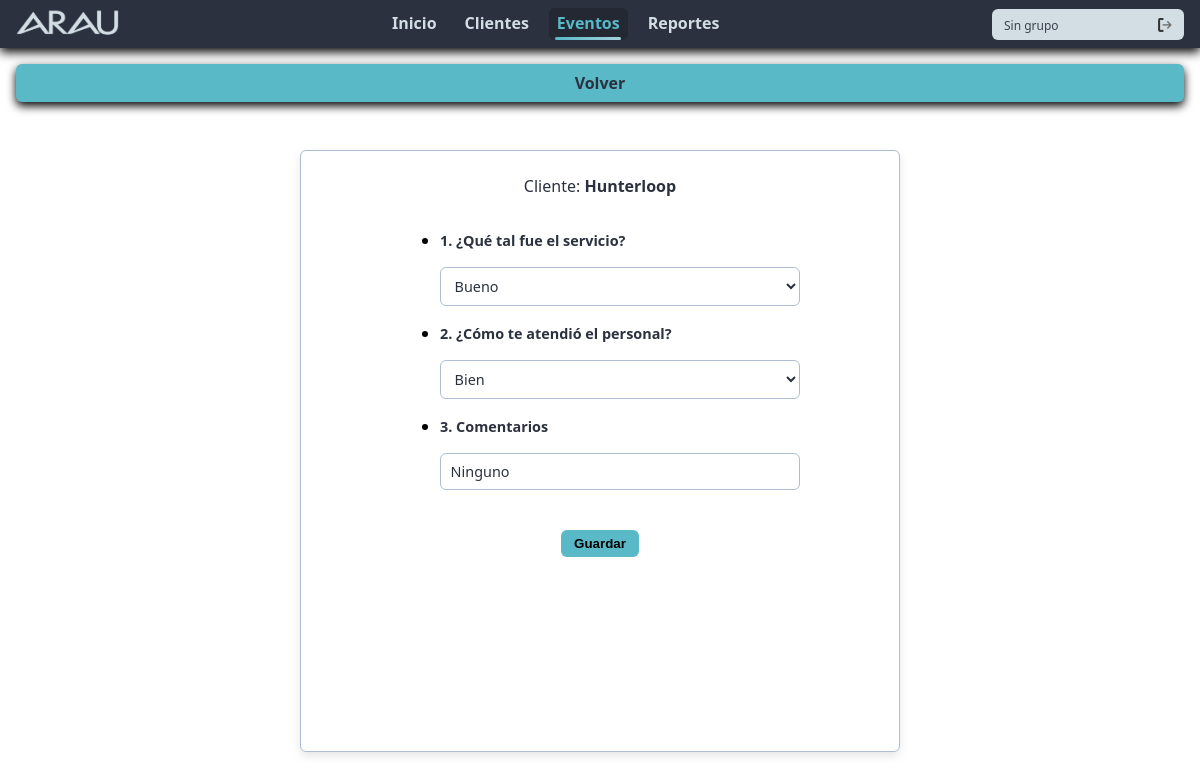
Page /eventos/encuesta/23/ on the committed database.
### clientes/models.py (models this page shows, shortened)
class Cliente(models.Model):
    cliente = models.CharField(max_length=200)
    agente = models.ForeignKey(
        User,
        on_delete=models.CASCADE,
        related_name="clientes_asignados"
    )
    num_eventos = models.IntegerField(default=0)
    contacto = models.CharField(max_length=200)
    num_contacto = models.CharField(max_length=20)
    correo = models.EmailField(null=True, blank=True)
    usuario_asociado = models.OneToOneField(
        User,
        on_delete=models.SET_NULL,
        null=True,
        blank=True,
        related_name="perfil_cliente"
    )
    fecha_registro = models.DateTimeField(auto_now_add=True)

class PreguntaCliente(models.Model):
    cliente = models.ForeignKey(
        "clientes.Cliente",
        on_delete=models.CASCADE,
        related_name="preguntas"
    )
    texto = models.CharField(max_length=255)
    TIPO_CHOICES = (
        ("texto", "Texto libre"),
        ("opciones", "Opciones (desplegable)"),
    )
    tipo = models.CharField(max_length=20, choices=TIPO_CHOICES, default="texto")
    opciones = models.TextField(blank=True, default="")  # una por línea si tipo = opciones
    orden = models.PositiveIntegerField(default=1)
    class Meta:
        ordering = ["orden"]
    @property
    def opciones_list(self):
        if not self.opciones:
            return []
        return [s.strip() for s in self.opciones.splitlines() if s.strip()]

class RespuestaEncuesta(models.Model):
    encuesta = models.ForeignKey(
        EncuestaEvento,
        on_delete=models.CASCADE,
        related_name="respuestas"
    )
    pregunta = models.ForeignKey(
        PreguntaCliente,
        on_delete=models.SET_NULL,
        null=True
    )
    pregunta_texto = models.CharField(max_length=255, blank=True, default="")
    respuesta = models.TextField(blank=True, null=True)

### eventos/views.py (the view, shortened to what this page needs)
# urls.py: path('encuesta/<int:pk>/', views.encuesta_evento, name='eventos_encuesta'),
def encuesta_evento(request, pk):
    evento = get_object_or_404(Evento, pk=pk)
    cliente_perfil = Cliente.objects.filter(usuario_asociado=evento.cliente).first()
    preguntas = cliente_perfil.preguntas.all() if cliente_perfil else []
    back_url = request.GET.get('next') or reverse('eventos_lista')
    from clientes.models import EncuestaEvento, RespuestaEncuesta
    encuesta = None
    try:
        encuesta = EncuestaEvento.objects.get(evento=evento)
    except EncuestaEvento.DoesNotExist:
        encuesta = None
    respuestas = {}
    if encuesta is not None:
        for r in encuesta.respuestas.select_related('pregunta').all():
            respuestas[r.pregunta_id] = r.respuesta or ""
    for p in preguntas:
        try:
            p.respuesta = respuestas.get(p.id, "")
        except Exception:
            p.respuesta = ""
    return render(request, "eventos/encuesta.html", {
        "evento": evento,
        "cliente": cliente_perfil,
        "preguntas": preguntas,
        "back_url": back_url,
        'is_cliente': request.user.groups.filter(name='Cliente').exists(),
    })

### eventos/templates/eventos/encuesta.html (shortened to what this page needs)
{% extends "form.html" %}
{% load static %}
{% block back_link %}
  <div class="filter-container">
    <a href="{{ back_url }}">Volver</a>
  </div>
{% endblock %}
{% block form_fields %}
  {% if cliente %}
    <p style="margin:0 0 .5rem 0; color:#2b313f;">Cliente: <strong>{{ cliente.cliente }}</strong></p>
  {% endif %}
  {% if preguntas %}
    <ul>
      {% for p in preguntas %}
        <li>
          <label for="respuesta_{{ p.id }}">{{ p.orden }}. {{ p.texto }}</label>
          {% if p.tipo == 'opciones' and p.opciones_list %}
            <select id="respuesta_{{ p.id }}" name="respuesta_{{ p.id }}" style="max-width:600px;">
              {% for opt in p.opciones_list %}
                <option value="{{ opt }}" {% if p.respuesta == opt %}selected{% endif %}>{{ opt }}</option>
              {% endfor %}
            </select>
          {% else %}
            <input type="text" id="respuesta_{{ p.id }}" name="respuesta_{{ p.id }}" value="{{ p.respuesta }}" style="width:100%; max-width:600px;" />
          {% endif %}
        </li>
      {% endfor %}
    </ul>
  {% else %}
    <p>No hay preguntas registradas todavía.</p>
  {% endif %}
{% endblock %}

### static/css/style.css (style rules this page uses)
:root { --fuente-principal: 'Poppins', system-ui, -apple-system, "Segoe UI", Roboto, sans-serif; font-family: var(--fuente-principal); }
*, *::before, *::after { box-sizing: border-box; }
html, body { background-color: #ffffff; margin: 0; display: flex; flex-direction: column; height: 100%; overflow-x: hidden; }
.filter-container { width: 100%; background-color: #59b9c7; color: #2b313f; margin-bottom: 1rem; font-weight: 600; font-style: normal; border-radius: 6px; text-align: center; padding: 0.5rem; box-sizing: border-box; overflow: hidden; max-width: 100%; box-shadow: 0 4px 10px #000000; position: relative; display: flex; flex-wrap: wrap; align-items: center; justify-content: center; gap: .5rem; }
.filter-container a { color: inherit; text-decoration: none; white-space: nowrap; }
.form-container label { color: #003b71; font-weight: 600; font-size: 0.85rem; align-self: center; text-align: center; }
.form-container input, .form-container select, .form-container textarea { width: 100%; max-width: 400px; }
.form-container label + input, .form-container label + select, .form-container label + textarea { margin-top: .5rem; }
.form-container li label + input, .form-container li label + select, .form-container li label + textarea { margin-top: 1rem; }
.form-container input, .form-container select, .form-container textarea { margin-bottom: .5rem; }
.form-container li input, .form-container li select, .form-container li textarea { margin-bottom: 1rem; }
.form-container label { color: #2b313f; font-weight: 600; font-size: 0.9rem; text-align: center; }
.form-container input, .form-container select, .form-container textarea { width: 100%; max-width: 400px; padding: 0.5rem 0.6rem; border: 1px solid #aebed2; border-radius: 6px; font-family: var(--fuente-principal); font-size: 0.9rem; color: #2b313f; background-color: #ffffff; transition: border-color .2s ease, box-shadow .2s ease; }

### rows in the picture
Cliente: cliente "Hunterloop"
PreguntaCliente: orden "1", texto "¿Qué tal fue el servicio?", opciones+id "Bueno"
PreguntaCliente: orden "2", texto "¿Cómo te atendió el personal?", opciones+id "Bien"
PreguntaCliente: orden "3", texto "Comentarios", respuesta "Ninguno"
